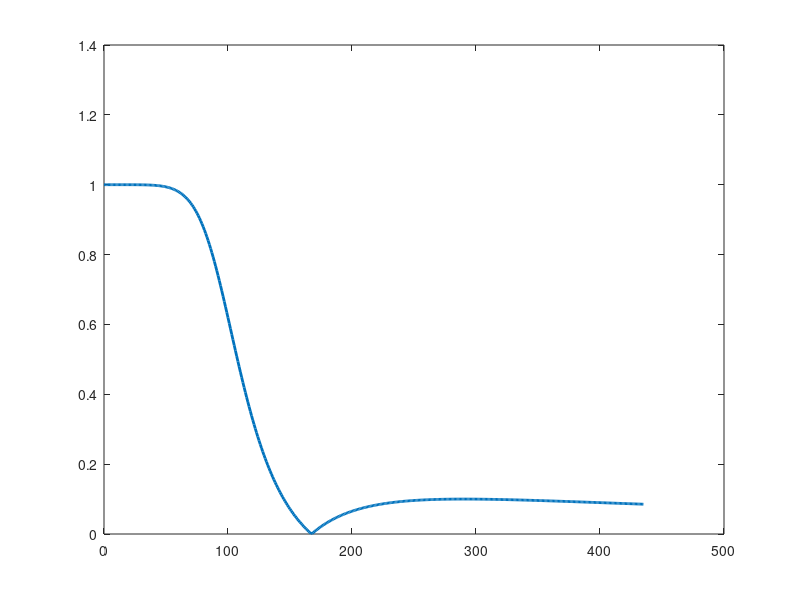

Here is the MATLAB script that generated this plot: (Note: this script raises an error after producing the figure.)
K=3; as=20; ws=145; wp=60; ap=2;
epsilon = 1/sqrt(10^(as/10)-1)

% Now obtain polynomials that define the TF of a prototype Chebyshev that
% we will later transform to an inverse Chebyshev's
k = 1:K;
H0 = (mod(K,2)==1) + (mod(K,2)==0)*(1/sqrt(1+epsilon^2));   % For even order, H0 always is 1; for odd, it's 1/...
pk = -wp*sinh(asinh(1/epsilon)/K)*sin(pi*(2*k-1)/(2*K)) + ...
    1j*wp*cosh(asinh(1/epsilon)/K)*cos(pi*(2*k-1)/(2*K))

% Now the inverse Chebyshev
pk = wp*ws ./ pk
zk = 1j*ws*sec(pi*(2*k-1)/(2*K))

B = prod(pk./zk)*poly(zk), A = poly(pk)

% Now the TF!
w = 0:ws*3;
H = polyval(B,1j*w) ./ (polyval(A,1j*w));
plot(w, abs(H), 'LineWidth', 2);
delta_p = 10^(-ap/20); delta_s = 10^(-as/20);
pgon1 = polyshape([0 wp wp 0], [0 0 delta_p delta_p]);
pgon2 = polyshape([0 wp wp 0], [1 1 2 2]);
pgon3 = polyshape([ws ws 3*ws 3*ws], [delta_s 2 2 delta_s]);
hold on;
plot(pgon1);
plot(pgon2);
plot(pgon3);
hold off;
grid on;
xlabel('\omega (rad/s)'), ylabel('|H(j\omega)|'), title('Magnitude Response of BW Filter');
ylim([0 1.2]);
